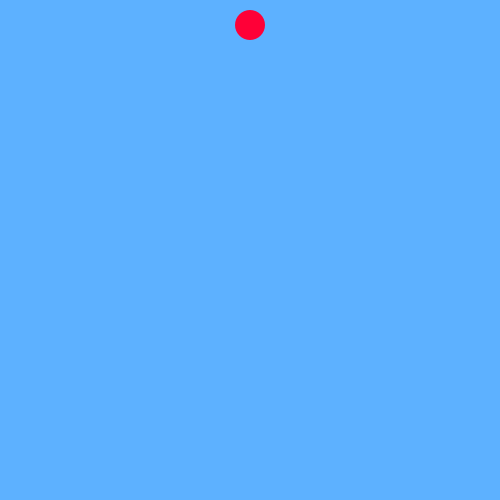
Frame 1 (no input)
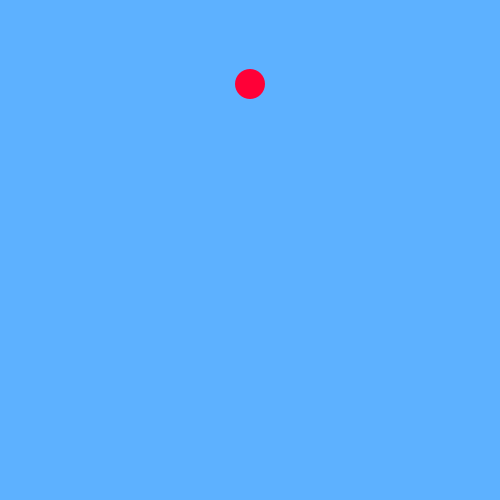
Frame 60 (the mouse pressed at the canvas centre just before this capture)
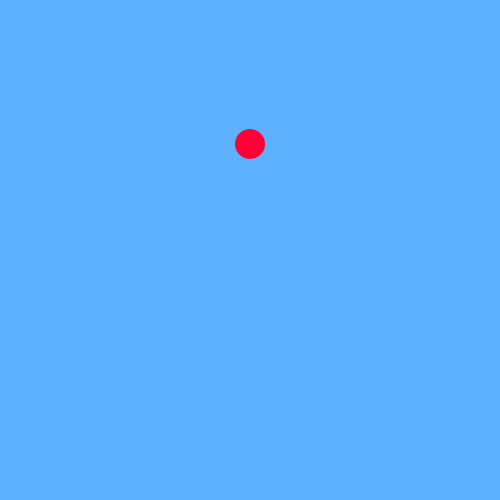
Frame 120 (the mouse held since frame 60 and released just before this capture)

The Processing sketch that drew these frames (run headless with seeded random() and noise(); from frame 60 on, the mouse is pressed at the canvas centre):

// Processing sketch: processing_66245
// ── processing_66245.pde

int velocity = 5;
int ypos = 25;
int radius = 15;
boolean down = true;

void setup(){
  size(500, 500);
  smooth();
  background(93, 177, 255);
  noStroke();
  frameRate(120);
}
void draw(){
  background(93, 177, 255);
  fill(255, 0, 55);
  ellipseMode(CENTER);
  ellipse(width/2, ypos, radius * 2, radius * 2);
  
  if(ypos == radius) {
    down = true;
  }
  
  if(ypos == height - radius) {
    down = false;
  }
    
  if(ypos >= radius && down == true){
    ypos++;
  }
    
  if(ypos <= height-radius && down == false){
    ypos--;
   
  }

}
